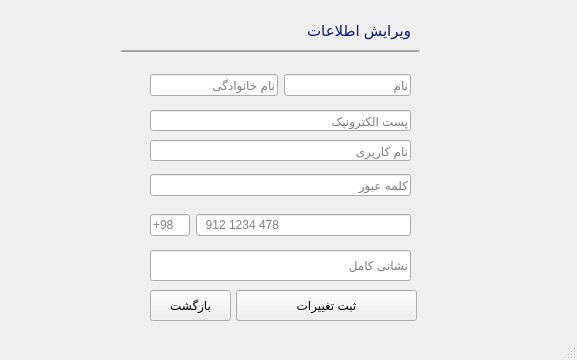
<?xml version="1.0" encoding="UTF-8"?>
<ui version="4.0">
 <class>edit_profile</class>
 <widget class="QMainWindow" name="edit_profile">
  <property name="geometry">
   <rect>
    <x>0</x>
    <y>0</y>
    <width>577</width>
    <height>360</height>
   </rect>
  </property>
  <property name="minimumSize">
   <size>
    <width>577</width>
    <height>360</height>
   </size>
  </property>
  <property name="maximumSize">
   <size>
    <width>577</width>
    <height>360</height>
   </size>
  </property>
  <property name="windowTitle">
   <string>MainWindow</string>
  </property>
  <property name="styleSheet">
   <string notr="true">/*background-image: url(../Images/b2.png);*/
background-image: url(../Images/back.png);</string>
  </property>
  <widget class="QWidget" name="centralwidget">
   <widget class="QPushButton" name="PB_back">
    <property name="geometry">
     <rect>
      <x>150</x>
      <y>290</y>
      <width>81</width>
      <height>31</height>
     </rect>
    </property>
    <property name="styleSheet">
     <string notr="true">background-image:url();</string>
    </property>
    <property name="text">
     <string>بازگشت</string>
    </property>
   </widget>
   <widget class="QPushButton" name="pb_getinfo">
    <property name="geometry">
     <rect>
      <x>236</x>
      <y>290</y>
      <width>181</width>
      <height>31</height>
     </rect>
    </property>
    <property name="styleSheet">
     <string notr="true">background-image:url();</string>
    </property>
    <property name="text">
     <string>ثبت تغییرات</string>
    </property>
   </widget>
   <widget class="QWidget" name="horizontalLayoutWidget">
    <property name="geometry">
     <rect>
      <x>150</x>
      <y>70</y>
      <width>261</width>
      <height>31</height>
     </rect>
    </property>
    <layout class="QHBoxLayout" name="horizontalLayout">
     <item>
      <widget class="QLineEdit" name="LE_family_2">
       <property name="styleSheet">
        <string notr="true">background-image:url();</string>
       </property>
       <property name="placeholderText">
        <string>نام خانوادگی</string>
       </property>
      </widget>
     </item>
     <item>
      <widget class="QLineEdit" name="LE_name_2">
       <property name="styleSheet">
        <string notr="true">background-image:transparent;
background-image:url();</string>
       </property>
       <property name="placeholderText">
        <string>نام</string>
       </property>
      </widget>
     </item>
    </layout>
   </widget>
   <widget class="QLabel" name="head">
    <property name="geometry">
     <rect>
      <x>430</x>
      <y>210</y>
      <width>32</width>
      <height>32</height>
     </rect>
    </property>
    <property name="minimumSize">
     <size>
      <width>32</width>
      <height>32</height>
     </size>
    </property>
    <property name="maximumSize">
     <size>
      <width>32</width>
      <height>32</height>
     </size>
    </property>
    <property name="styleSheet">
     <string notr="true">background-image: url(../Images/phoneicon.png);</string>
    </property>
    <property name="text">
     <string/>
    </property>
   </widget>
   <widget class="QWidget" name="horizontalLayoutWidget_2">
    <property name="geometry">
     <rect>
      <x>150</x>
      <y>170</y>
      <width>261</width>
      <height>31</height>
     </rect>
    </property>
    <layout class="QHBoxLayout" name="horizontalLayout_2">
     <item>
      <widget class="QLineEdit" name="LE_pass_3">
       <property name="styleSheet">
        <string notr="true">background-image:url();</string>
       </property>
       <property name="echoMode">
        <enum>QLineEdit::Password</enum>
       </property>
       <property name="placeholderText">
        <string>کلمه عبور</string>
       </property>
      </widget>
     </item>
    </layout>
   </widget>
   <widget class="QWidget" name="horizontalLayoutWidget_3">
    <property name="geometry">
     <rect>
      <x>150</x>
      <y>210</y>
      <width>261</width>
      <height>31</height>
     </rect>
    </property>
    <layout class="QHBoxLayout" name="horizontalLayout_3">
     <item>
      <widget class="QLineEdit" name="LE_phone98">
       <property name="maximumSize">
        <size>
         <width>40</width>
         <height>16777215</height>
        </size>
       </property>
       <property name="styleSheet">
        <string notr="true">background-image:url();</string>
       </property>
       <property name="text">
        <string/>
       </property>
       <property name="placeholderText">
        <string>+98</string>
       </property>
      </widget>
     </item>
     <item>
      <widget class="QLineEdit" name="LE_phone_2">
       <property name="styleSheet">
        <string notr="true">background-image:url();</string>
       </property>
       <property name="placeholderText">
        <string>  912 1234 478</string>
       </property>
      </widget>
     </item>
    </layout>
   </widget>
   <widget class="QLabel" name="label_ad">
    <property name="geometry">
     <rect>
      <x>430</x>
      <y>250</y>
      <width>32</width>
      <height>32</height>
     </rect>
    </property>
    <property name="minimumSize">
     <size>
      <width>32</width>
      <height>32</height>
     </size>
    </property>
    <property name="maximumSize">
     <size>
      <width>32</width>
      <height>32</height>
     </size>
    </property>
    <property name="styleSheet">
     <string notr="true">background-image: url(../Images/home.png);</string>
    </property>
    <property name="text">
     <string/>
    </property>
   </widget>
   <widget class="QLabel" name="label_head">
    <property name="geometry">
     <rect>
      <x>230</x>
      <y>20</y>
      <width>181</width>
      <height>21</height>
     </rect>
    </property>
    <property name="font">
     <font>
      <pointsize>11</pointsize>
     </font>
    </property>
    <property name="styleSheet">
     <string notr="true">color:rgb(8, 23, 120);
background-image: url(../Images/back.png);</string>
    </property>
    <property name="text">
     <string>ویرایش اطلاعات </string>
    </property>
   </widget>
   <widget class="QLineEdit" name="LE_address_2">
    <property name="geometry">
     <rect>
      <x>150</x>
      <y>250</y>
      <width>261</width>
      <height>31</height>
     </rect>
    </property>
    <property name="styleSheet">
     <string notr="true">background-image:url();</string>
    </property>
    <property name="placeholderText">
     <string>نشانی کامل </string>
    </property>
   </widget>
   <widget class="QLineEdit" name="underline">
    <property name="geometry">
     <rect>
      <x>120</x>
      <y>50</y>
      <width>300</width>
      <height>2</height>
     </rect>
    </property>
    <property name="minimumSize">
     <size>
      <width>300</width>
      <height>0</height>
     </size>
    </property>
    <property name="maximumSize">
     <size>
      <width>300</width>
      <height>2</height>
     </size>
    </property>
   </widget>
   <widget class="QLabel" name="label_person">
    <property name="geometry">
     <rect>
      <x>430</x>
      <y>70</y>
      <width>32</width>
      <height>32</height>
     </rect>
    </property>
    <property name="minimumSize">
     <size>
      <width>32</width>
      <height>32</height>
     </size>
    </property>
    <property name="maximumSize">
     <size>
      <width>32</width>
      <height>32</height>
     </size>
    </property>
    <property name="styleSheet">
     <string notr="true">background-image: url(../Images/stock.png);</string>
    </property>
    <property name="text">
     <string/>
    </property>
   </widget>
   <widget class="QLineEdit" name="LE_email_2">
    <property name="geometry">
     <rect>
      <x>150</x>
      <y>110</y>
      <width>261</width>
      <height>21</height>
     </rect>
    </property>
    <property name="styleSheet">
     <string notr="true">background-image:url();</string>
    </property>
    <property name="placeholderText">
     <string>پست الکترونیک</string>
    </property>
   </widget>
   <widget class="QLineEdit" name="LE_user_3">
    <property name="geometry">
     <rect>
      <x>150</x>
      <y>140</y>
      <width>261</width>
      <height>21</height>
     </rect>
    </property>
    <property name="styleSheet">
     <string notr="true">background-image:url();</string>
    </property>
    <property name="placeholderText">
     <string>نام کاربری</string>
    </property>
   </widget>
   <widget class="QLabel" name="label_password">
    <property name="geometry">
     <rect>
      <x>430</x>
      <y>170</y>
      <width>32</width>
      <height>32</height>
     </rect>
    </property>
    <property name="minimumSize">
     <size>
      <width>32</width>
      <height>32</height>
     </size>
    </property>
    <property name="maximumSize">
     <size>
      <width>32</width>
      <height>32</height>
     </size>
    </property>
    <property name="styleSheet">
     <string notr="true">background-image: url(../Images/passwd.png);</string>
    </property>
    <property name="text">
     <string/>
    </property>
   </widget>
   <widget class="QLabel" name="Label_email">
    <property name="geometry">
     <rect>
      <x>430</x>
      <y>100</y>
      <width>32</width>
      <height>32</height>
     </rect>
    </property>
    <property name="minimumSize">
     <size>
      <width>32</width>
      <height>32</height>
     </size>
    </property>
    <property name="maximumSize">
     <size>
      <width>32</width>
      <height>32</height>
     </size>
    </property>
    <property name="styleSheet">
     <string notr="true">background-image: url(../Images/email.png);</string>
    </property>
    <property name="text">
     <string/>
    </property>
   </widget>
   <widget class="QLabel" name="user">
    <property name="geometry">
     <rect>
      <x>430</x>
      <y>130</y>
      <width>31</width>
      <height>31</height>
     </rect>
    </property>
    <property name="styleSheet">
     <string notr="true">background-image: url(../Images/username.png);</string>
    </property>
    <property name="text">
     <string/>
    </property>
   </widget>
  </widget>
  <widget class="QMenuBar" name="menubar">
   <property name="geometry">
    <rect>
     <x>0</x>
     <y>0</y>
     <width>577</width>
     <height>20</height>
    </rect>
   </property>
  </widget>
  <widget class="QStatusBar" name="statusbar"/>
 </widget>
 <resources/>
 <connections/>
</ui>
